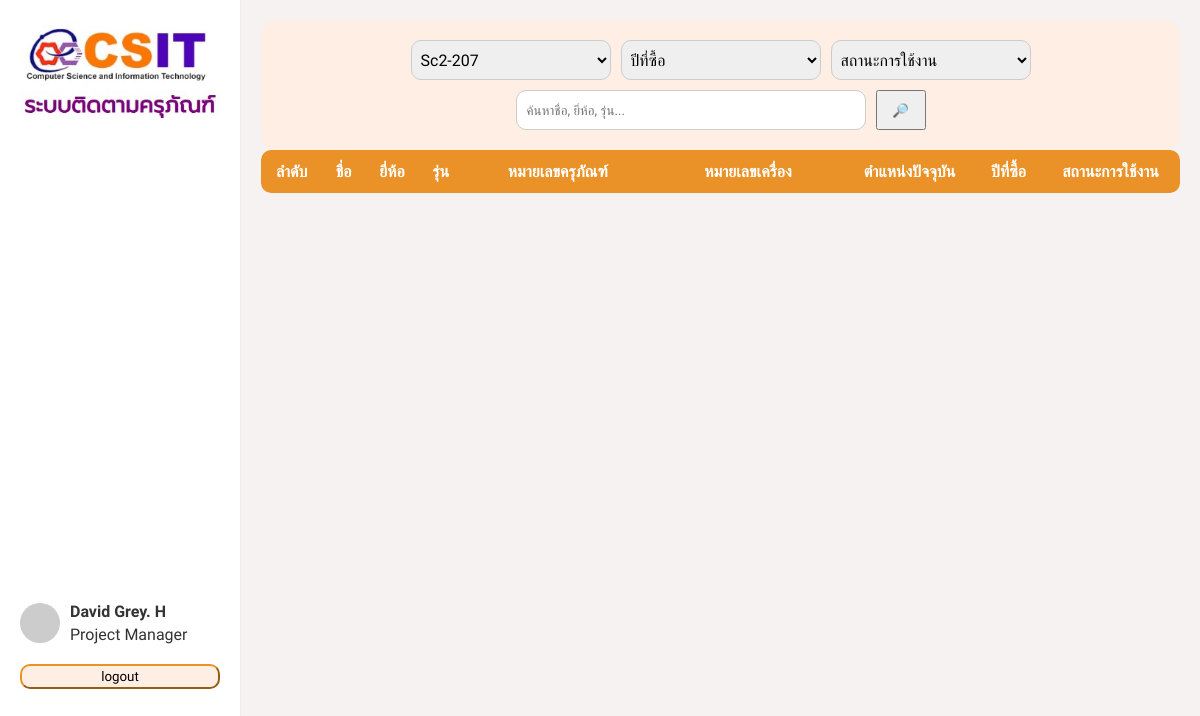
The app's page /member/member.php?room=Sc2-207, older data.
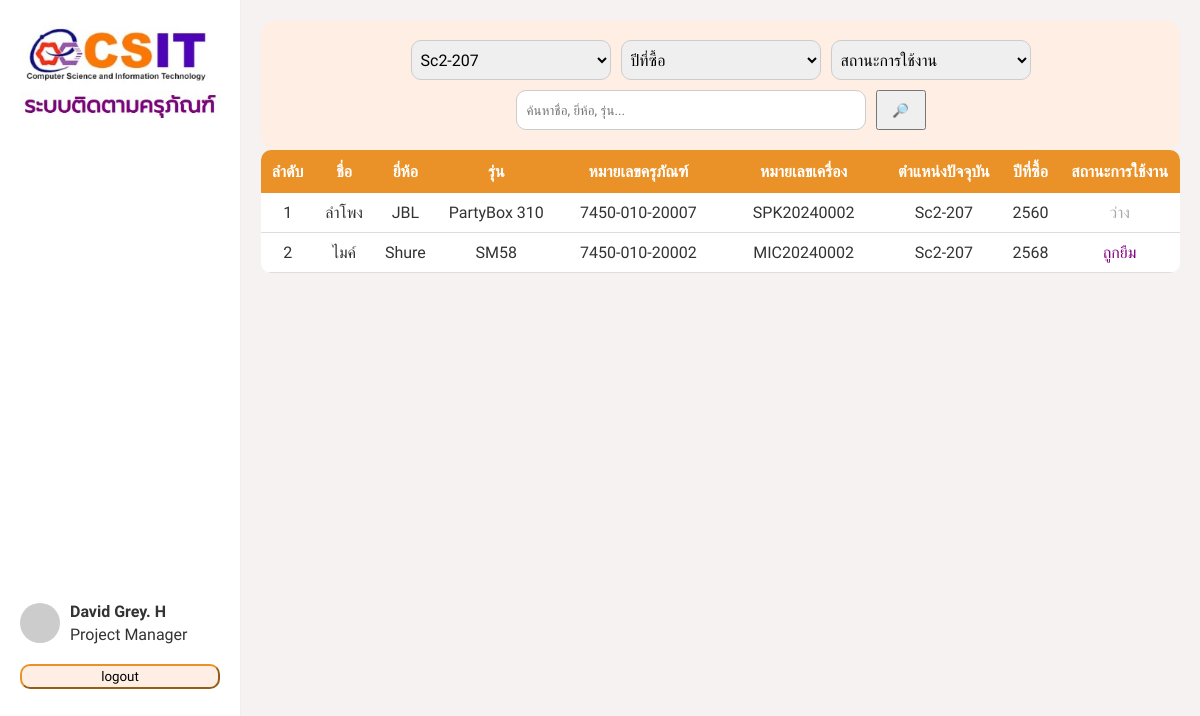
The same page, newer data.
### tables this page shows
CREATE TABLE `tb_durable_articles` (
  `durable_articles_id` int(11) NOT NULL,
  `name` varchar(255) NOT NULL,
  `brand` varchar(255) NOT NULL,
  `series` varchar(255) NOT NULL,
  `durable_articles_number` varchar(255) DEFAULT NULL,
  `serial number` varchar(255) NOT NULL,
  `condition_of_use` enum('Working','Broken','Damaged','Sold') NOT NULL,
  `price` int(11) NOT NULL,
  `year_of_purchase` int(11) NOT NULL,
  `annual_warranty` int(11) NOT NULL,
  `description` varchar(255) DEFAULT NULL,
  `note` varchar(255) DEFAULT NULL
);

### member/member.php (the view, shortened to what this page needs)
<?php
include 'connet.php';
$where = [];
if (!empty($_GET['room'])) {
    $room = mysqli_real_escape_string($conn, $_GET['room']);
    $where[] = "r.number = '$room'";
}
$where_sql = count($where) > 0 ? 'WHERE ' . implode(' AND ', $where) : '';
$sql = "
SELECT
    d.durable_articles_id,
    d.name,
    d.brand,
    d.series,
    d.durable_articles_number,
    d.`serial number`,
    d.year_of_purchase,
    r.number,
    b.status_of_use,
    b.time_borrow,
    b.member_id,
    m.academic_ranks,
    m.first_name,
    m.last_name
FROM tb_durable_articles d
LEFT JOIN tb_borrowing b
    ON d.durable_articles_id = b.durable_articles_id
    AND b.time_borrow = (
        SELECT MAX(time_borrow)
        FROM tb_borrowing
        WHERE durable_articles_id = d.durable_articles_id
    )
LEFT JOIN tb_room r ON b.room_id = r.room_id
LEFT JOIN tb_member m ON b.member_id = m.member_id
$where_sql
";
$result = mysqli_query($conn, $sql);
?>
<!DOCTYPE html>
<html lang="en">
<head>
    <link rel="stylesheet" href="style_mem.css" />
    <link rel="stylesheet" href="https://cdnjs.cloudflare.com/ajax/libs/font-awesome/6.0.0/css/all.min.css" />
</head>
<body>
    <div class="sidebar">
        <div class="logo">
            <img src="../image/logo.jpg" alt="" style="width: 200px;">
        </div>
        <div class="profile">
            <img src="https://i.pravatar.cc/50?img=3" alt="Profile" />
            <div>
                <h4>David Grey. H</h4>
                <span>Project Manager</span>
            </div>
        </div>
        <ul class="menu">
            <button class="logout">logout</button>
        </ul>
    </div>
    <div class="main">
        <div class="topbar">
            <?php include 'flutter.php'; ?>
        </div>
        <div class="table">
            <table>
                <thead>
                    <tr>
                        <th>ลำดับ </th>
                        <th>ชื่อ</th>
                        <th>ยี่ห้อ</th>
                        <th>รุ่น</th>
                        <th>หมายเลขครุภัณฑ์</th>
                        <th>หมายเลขเครื่อง</th>
                        <th>ตำแหน่งปัจจุบัน</th>
                        <th>ปีที่ซื้อ</th>
                        <th>สถานะการใช้งาน</th>
                    </tr>
                </thead>
                <tbody>
                    <?php
                    $count = 1;
                    while ($row = mysqli_fetch_assoc($result)) {
                        $status_display = $row['status_of_use'] === 'Borrowed' ? 'ถูกยืม' : 'ว่าง';
                        $modalId = "modal_" . $row['durable_articles_id'];
                        echo "<tr>";
                        echo "<td>" . $count++ . "</td>";
                        echo "<td>" . $row['name'] . "</td>";
                        echo "<td>" . $row['brand'] . "</td>";
                        echo "<td>" . $row['series'] . "</td>";
                        echo "<td>" . $row['durable_articles_number'] . "</td>";
                        echo "<td>" . $row['serial number'] . "</td>";
                        echo "<td>" . ($row['number'] ?? '-') . "</td>";
                        echo "<td>" . $row['year_of_purchase'] . "</td>";
                        if ($row['status_of_use'] === 'Borrowed') {
                            echo "<td style='color: purple; cursor: pointer;' onclick=\"document.getElementById('$modalId').style.display='block'\">" . $status_display . "</td>";
                        } else {
                            echo "<td style='color: #aaa; cursor: default;'>" . $status_display . "</td>";
                        }
                        echo "</tr>";
                    }
                    ?>
                </tbody>
            </table>
        </div>
    </div>
</body>
</html>

### member/flutter.php (shortened to what this page needs)
<?php
include 'connet.php';
$room_query = mysqli_query($conn, "
    SELECT DISTINCT number FROM tb_room
");
?>
<form method="GET" style="display: flex; gap: 10px; align-items: center; flex-wrap: wrap;">
  <select name="room" style="width: 200px; height: 40px">
    <?php while ($row = mysqli_fetch_assoc($room_query)): ?>
      <option value="<?= $row['number'] ?>" <?= ($_GET['room'] ?? '') == $row['number'] ? 'selected' : '' ?>>
        <?= $row['number'] ?>
      </option>
    <?php endwhile; ?>
  </select>
  <select name="year" style="width: 200px; height: 40px">
    <option value="">ปีที่ซื้อ</option>
  </select>
  <select name="status" style="width: 200px; height: 40px">
    <option value="">สถานะการใช้งาน</option>
  </select>
  <input type="text" name="search" placeholder="ค้นหาชื่อ, ยี่ห้อ, รุ่น..." value="<?= htmlspecialchars($_GET['search'] ?? '') ?>" style="height: 40px; padding: 0 10px;" />
  <button type="submit" style="width: 50px;height: 40px; ">🔎</button>
</form>

### member/style_mem.css (style rules this page uses)
* { margin: 0; padding: 0; box-sizing: border-box; font-family: 'Prompt', sans-serif; }
body { display: flex; background: #f7f5fc; color: #333; background-color: #f7f2f2; }
.table table { width: 100%; border-collapse: collapse; border-radius: 10px; overflow: hidden; background-color: white; }
.table thead { background-color: #ea9227; color: white; }
.table thead th { padding: 12px 10px; text-align: center; white-space: nowrap; overflow: hidden; text-overflow: ellipsis; }
.table tbody tr { border-bottom: 1px solid #ddd; }
.table tbody td { padding: 10px; text-align: center; color: #333; }
.table thead th:nth-child(5), .table thead th:nth-child(6) { min-width: 160px; }
.sidebar { width: 250px; background-color: #fff; border-right: 1px solid #eee; padding: 20px; height: 100vh; }
.logo { color: purple; margin-bottom: 480px; }
.profile { display: flex; align-items: center; margin-bottom: 10px; }
.profile img { width: 40px; border-radius: 50%; margin-right: 10px; }
.profile h4 { margin-bottom: 4px; }
.logout { display: flex; align-items: center; margin-top: 20px; width: 100%; height: 25px; justify-content: center; border-radius: 10px; background-color: #ffeee3; border-color: #ea9227; }
.menu { list-style: none; }
.main { flex-grow: 1; padding: 20px; }
.topbar { display: flex; justify-content: center; align-items: center; flex-wrap: wrap; gap: 10px; padding: 20px; border-radius: 15px; background-color: #ffeee3; }
.topbar form { display: flex; flex-wrap: wrap; gap: 10px; justify-content: center; align-items: center; }
.topbar select { padding: 5px; border-radius: 10px; border: 1px solid #ccc; font-size: 16px; }
.topbar input { width: 350px; height: 40px; padding: 5px; border-radius: 10px; border: 1px solid #ccc; }

Row changes from the older to the newer data that the page shows:
added tb_durable_articles: name "ลำโพง", brand "JBL", series "PartyBox 310", durable_articles_number "7450-010-20007", serial number "SPK20240002", number "Sc2-207", year_of_purchase "2560", status_display "ว่าง"
added tb_durable_articles: name "ไมค์", brand "Shure", series "SM58", durable_articles_number "7450-010-20002", serial number "MIC20240002", number "Sc2-207", year_of_purchase "2568", status_display "ถูกยืม"
